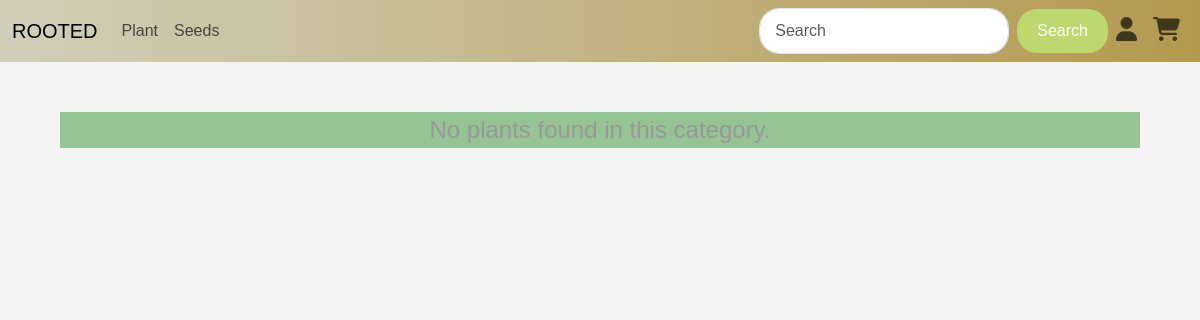
The app's page /products/1, older data.
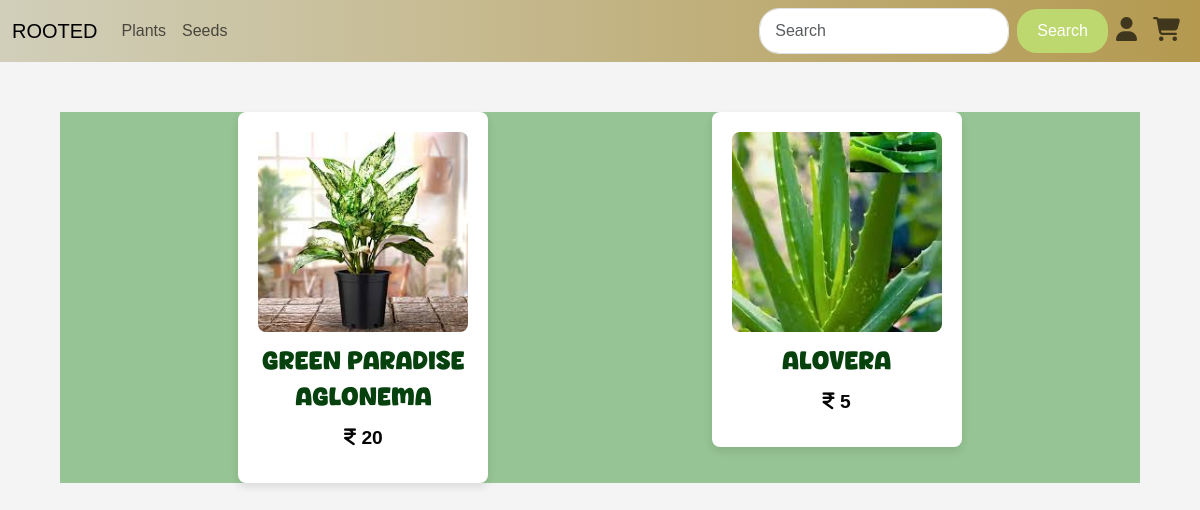
The same page, newer data.
### app/models.py (models this page shows, shortened)
class Main_cat(models.Model):
        m_name=models.TextField(unique=True)

class Plants(models.Model):
    p_id=models.TextField()
    name=models.TextField()
    p_catg=models.TextField()
    p_dis=models.TextField()
    price=models.IntegerField()
    offer_price=models.IntegerField()
    img=models.FileField()
    img2=models.FileField()
    stock=models.IntegerField()
    catg=models.ForeignKey(Category,on_delete=models.CASCADE)
    mcatg=models.ForeignKey(Main_cat,on_delete=models.CASCADE)

### app/views.py (the view)
# urls.py: path('products/<pid>',views.products),
def products(req,pid):
    data=Plants.objects.filter(catg=pid)
    c_data=Category.objects.all()
    p_data=Plants.objects.all()
    m_data=Main_cat.objects.all()
    return render(req,'user/products.html',{'data':data,'c_data':c_data,'p_data':p_data,'m_data':m_data})

### templates/user/products.html (shortened to what this page needs)
<!DOCTYPE html>
<html lang="en">
<head>
    {% load static %}
    <link rel="stylesheet" href="https://cdnjs.cloudflare.com/ajax/libs/font-awesome/6.6.0/css/all.min.css">
    <link href="https://cdn.jsdelivr.net/npm/bootstrap@5.3.3/dist/css/bootstrap.min.css" rel="stylesheet">
    <link rel="stylesheet" href="{% static 'css/style.css'%}">
  </head>
<body>
    <nav class="navbar navbar-expand-sm " id="navb">
        <div class="container-fluid">
          <a class="navbar-brand" href="homep">ROOTED</a>
          <div class="collapse navbar-collapse" id="collapsibleNavbar">
            <ul class="navbar-nav me-auto">
              {% for i in m_data%}
              <li class="nav-item" id="dropdown">
                <a href="" class="nav-link" id="dropbtn">{{i.m_name}}</a>
              {% endfor %}
            </ul>
            <form class="d-flex" method="GET" action="../search">
              <input class="form-control me-2" type="text" placeholder="Search" value="{{ srch }}" name="query">
              <button class="btn btn-primary" type="submit" >Search</button>
              <ul class="navbar-nav me-auto">
                <li class="nav-item">
                  <a class="nav-link" href="m_login"><i class="fa-solid fa-user"></i></a>
                </li>
                <li class="nav-item">
                  <a class="nav-link" href="view_cart"><i class="fa-solid fa-cart-shopping"></i></a>
                </li>
              </ul>
            </form>
          </div>
        </div>
      </nav>
    <div class="container" style="margin-top: 50px; background-color: #469c448a; height: auto;" >
        <div class="container">
          {% if data %}
              <div class="plant-list">
                  {% for plant in data %}
                  <a href="../view_pro/{{plant.pk}}" class="linkplant">
                      <div class="plant-item">
                          <img src="{{ plant.img.url }}" alt="{{ plant.name }}">
                          <div class="plant-name">{{ plant.name }}</div>
                          <div class="plant-offer-price"><i class="fa-solid fa-indian-rupee-sign"></i> {{ plant.offer_price }}</div>
                      </div>
                    </a>
                  {% endfor %}
              </div>
          {% else %}
              <p class="no-plants">No plants found in this category.</p>
          {% endif %}
      </div>
      </div>
</body>
</html>

Row changes from the older to the newer data that the page shows:
changed Main_cat: m_name "Plant" → "Plants"
now on this page (row edited): Plants: img (picture), name "Green Paradise Aglonema", offer_price "20"
now on this page (row edited): Plants: img (picture), name "Alovera", offer_price "5"
Text that changed along with them:
text no longer shown: "No plants found in this category."
